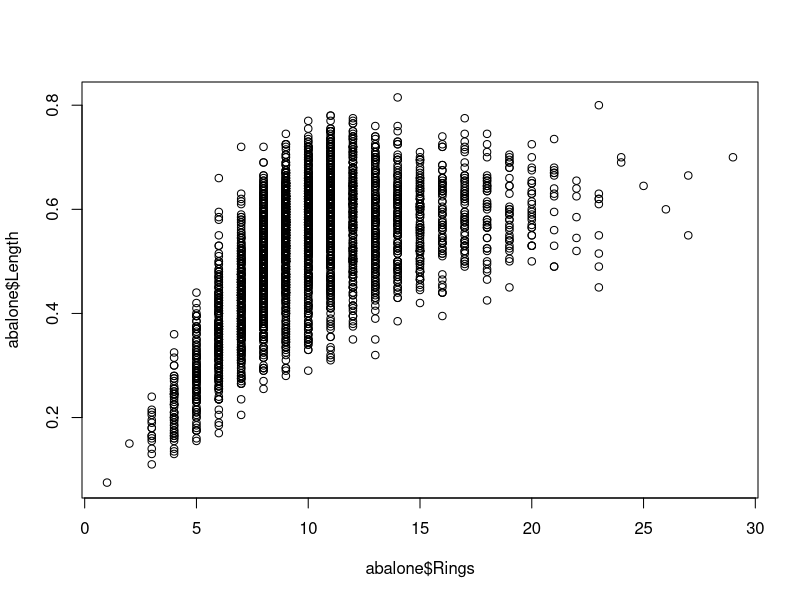
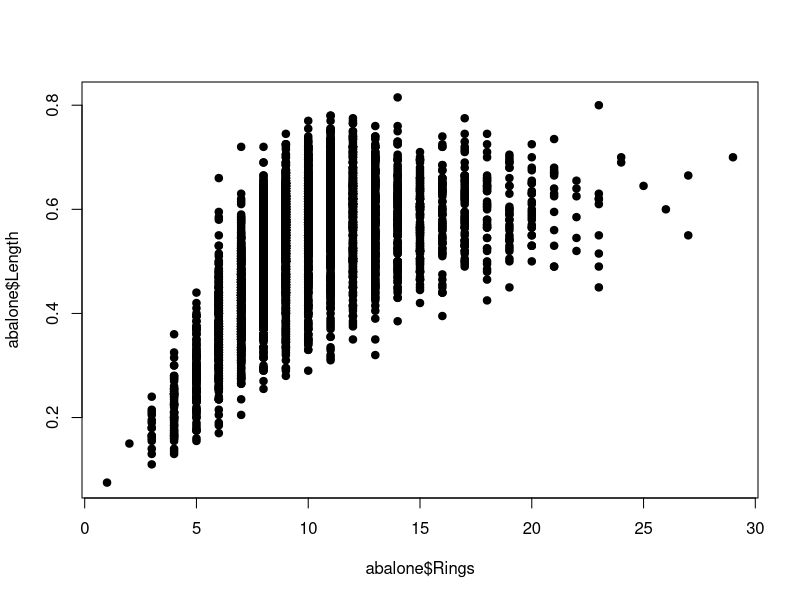
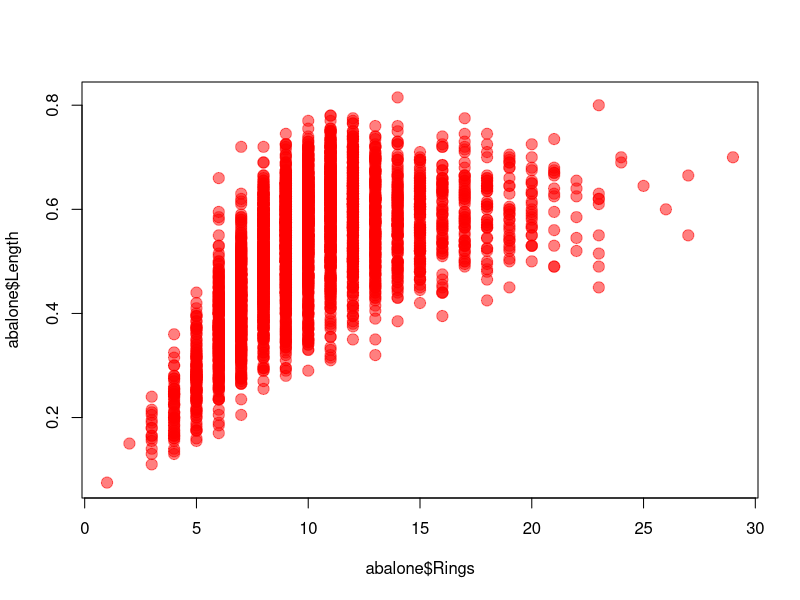
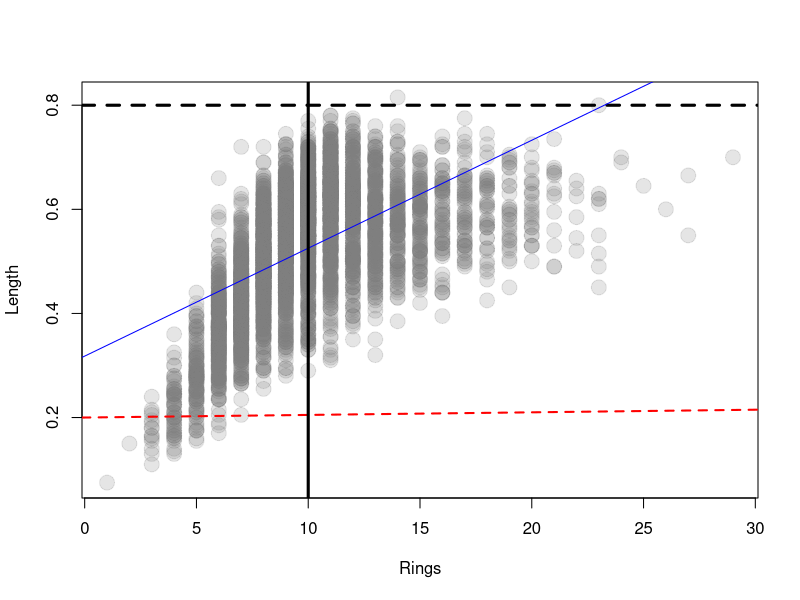
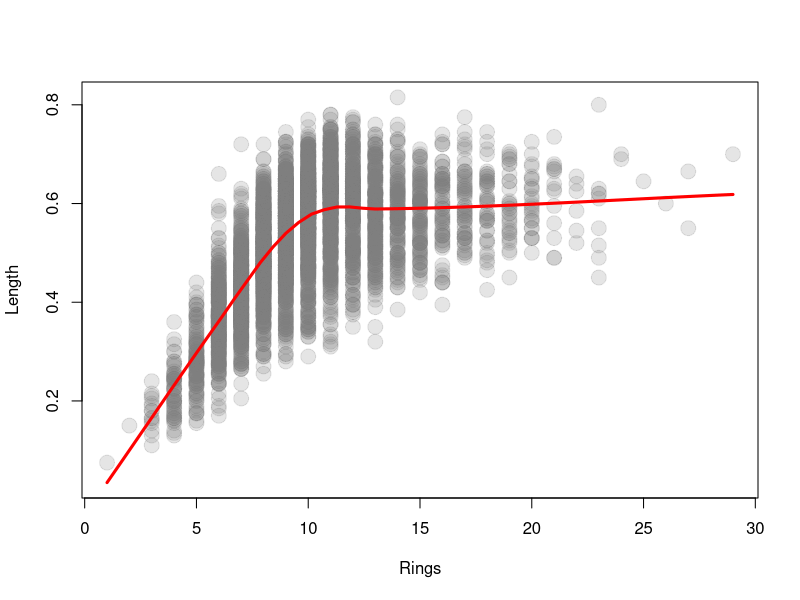
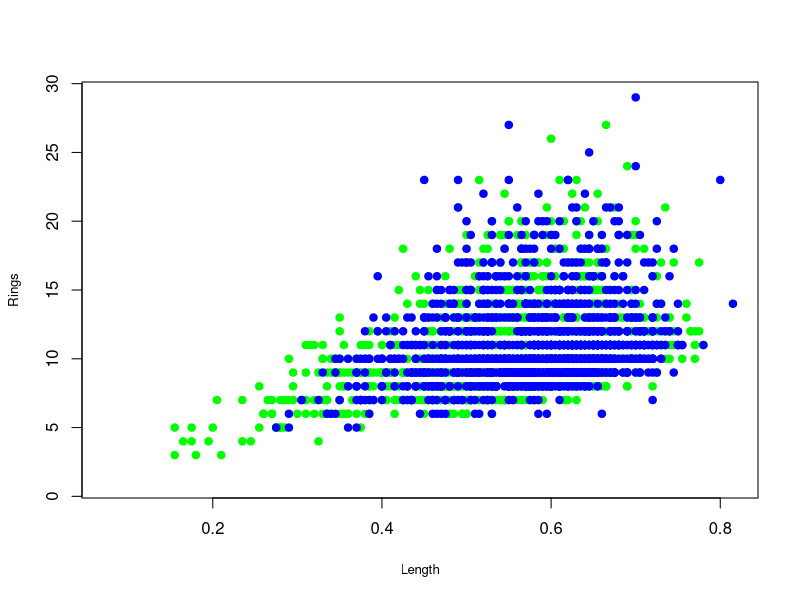
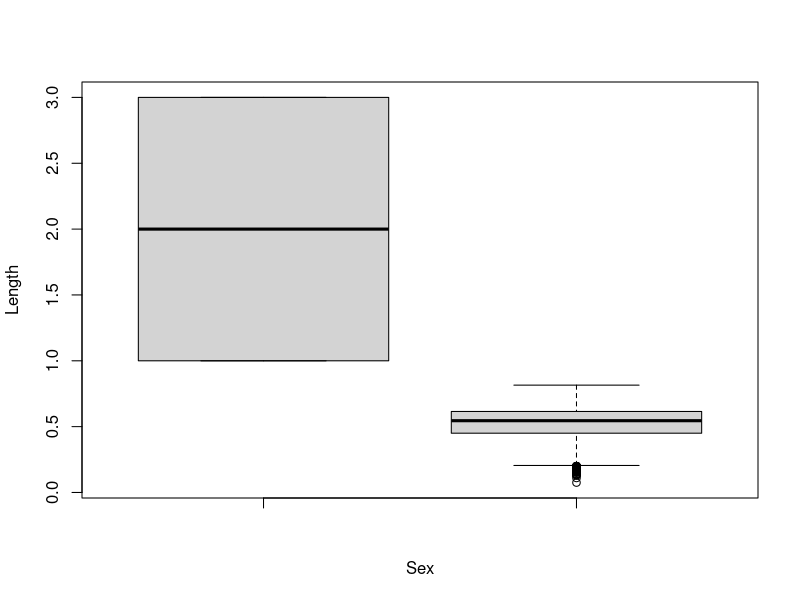
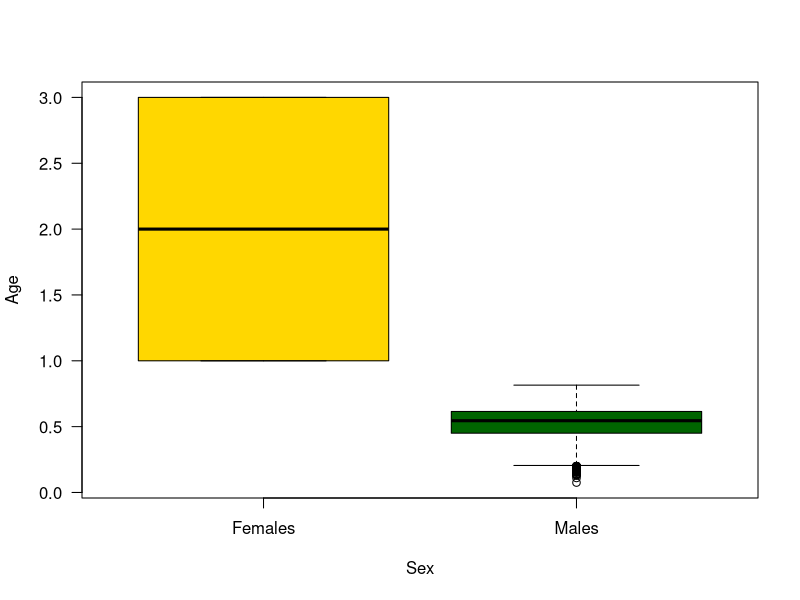

Generate these figures, in order, with R:
## ---- chunk 1
abalone <- read.csv("Data/abalone.csv")
head(abalone)


#BASIC PLOTTING
names(abalone)

#plot(x, y, data)
plot(abalone$Rings, abalone$Length)

#change the points to be filled in, pch = point character
plot(abalone$Rings, abalone$Length, pch = 19) #plot(x,y) plot(y~x)

#change the colour, size, and transparency
col=adjustcolor("grey50", alpha=0.2)

plot(abalone$Rings, abalone$Length, pch = 19, col= adjustcolor("red", alpha = 0.5), 
     cex=1.5)

#change the x and y axis labels and customize the y axis 
plot(abalone$Rings, abalone$Length, pch = 19, col= col, 
     cex=2, xlab = "Rings", ylab = "Length")

#plot a line of best fit ontop
abline(h=0.8, col= "black", lwd = 3, lty=2)

abline(0.2, 0.0005, col="red", lty=2, lwd=2)

#plot a regression line
?lm
lm<-lm(abalone$Length~abalone$Rings)
abline(lm, col="blue")
abline(v = 10, col= "black", lwd = 3)

#smoothed line ontop of data
scatter.smooth(abalone$Rings, abalone$Length, pch = 19, col= col, 
     cex=2, xlab = "Rings", ylab = "Length" , lpars =
                    list(col = "red", lwd = 3, lty = 1))

#export the image to your current working directory
#what is your working directory?
getwd()

# 1. Open jpeg file
jpeg("rplot.jpg", width = 1400, height = 1400)
# 2. Create the plot
plot(abalone$Rings, abalone$Length, pch = 19, col= col, 
     cex=2, xlab = "Rings", ylab = "Length")
# 3. Close the file
dev.off() 

#look at your file - the text is too small, make it bigger
# 1. Open jpeg file
jpeg("rplot.jpg", units = "in", res = 300, width = 7, height = 5)
# 2. Create the plot
par(mar = c(1,1,1,1)+4)
par(oma = c(1,1,1,1))
plot(abalone$Rings, abalone$Length, pch = 19, col= col, 
     cex=2, xlab = "Rings", ylab = "Length", cex.lab = 2, cex.axis = 2)
# 3. Close the file
dev.off()


#PLOT A two scatterplots on top of each other, male and female
males <- subset(abalone, Sex == "M")
females <- subset(abalone, Sex == "F")
plot(Rings~Length, data = males, col="green", 
   ylim=range(abalone$Rings), xlim = range(abalone$Length), xlab="Length",
   ylab="Rings", cex.lab=0.8, pch = 19)

points(Rings~Length, data = females, col="blue", 
   ylim=range(abalone$Rings), xlim = range(abalone$Length), xlab="Length",
   ylab="Rings", cex.lab=0.8, pch = 19)

#BOXPLOTS
boxplot(as.factor(abalone$Sex), abalone$Length, 
        xlab="Sex", ylab="Length") 

#pretty basic, add some colour
boxplot(as.factor(abalone$Sex), abalone$Length,  
   xlab="Sex", ylab="Age", 
   col=(c("gold","darkgreen")), 
   axes=FALSE)
# Make x axis using Mon-Fri labels
axis(1, at=1:2, lab=c("Females", "Males"))
# Make y axis with horizontal labels that display ticks at 
# every 4 marks. 4*0:max_y is equivalent to c(0,4,8,12).
axis(2, las=1)
box()

#SEE HERE FOR REFERENCE FOR BASE PLOTTING COMMANDS:
#https://www.statmethods.net/advgraphs/parameters.html

## ---- chunk 2
library(dplyr)
library(ggplot2)
# fake data:
d <- data.frame(x = c(1:8, 1:8), y = runif(16),
  group1 = rep(gl(2, 4, labels = c("a", "b")), 2),
  group2 = gl(2, 8))
head(d)
ggplot(data = d, aes(x = x, y = y, colour = group1)) + geom_point() +
  facet_grid(~group2)
## ---- chunk 3
ggplot(mpg, aes(cty, hwy)) + 
  geom_point(aes(color = class, size = cyl))
## ---- chunk 4
ggplot(mpg, aes(cty, hwy)) + geom_point(aes(colour = cyl))

## ---- chunk 5
morph <- read.csv("Data/Morph_for_Sato.csv", stringsAsFactors = FALSE)
names(morph) <- tolower(names(morph)) # make columns names lowercase
morph <- filter(morph, islandid == "Flor_Chrl") # take only one island
morph <- select(morph, taxonorig, sex, wingl, beakh, ubeakl) # only keep these columns
morph <- rename(morph, taxon = taxonorig)
morph <- data.frame(na.omit(morph)) # remove all rows with any NAs to make this simple
morph <- as_tibble(morph)
set.seed(1)
morph <- morph[base::sample(seq_len(nrow(morph)), 200), ] # downsample
## ---- chunk 6
ggplot(morph, aes(wingl, beakh)) +
  geom_point(aes(colour = sex)) +
  geom_line()
## ---- chunk 7
 # exercise

## ---- chunk 8
 # exercise

## ---- chunk 9
 # exercise

## ---- chunk 10
 # exercise

## ---- chunk 11
ggplot(morph, aes(wingl, beakh)) + geom_point()
## ---- chunk 12
 # exercise

## ---- chunk 13
 # exercise

## ---- chunk 14
 # exercise

## ---- chunk 15
 # exercise

  
## ---- chunk 16
ggplot(morph, aes(wingl, beakh)) + 
  geom_point() +
  theme_light()
## ---- chunk 17
ggplot(morph, aes(wingl, beakh)) +
  geom_point(aes(colour= sex)) +
  scale_color_manual(name = "sex",
                     values = c("F" = "#bf0584",
                                  "M" = "blue")) +
  xlab("Wing Length") +
  ylab("Beak Height") +
  theme_dark() 
## ---- chunk 18
ggplot(morph, aes(wingl, beakh))+
  geom_point(aes(colour= ubeakl)) +
  scale_color_gradient(low="blue", high="red") +
  xlab("Wing Length")+
  ylab("Beak Height") +
  theme_dark() 
## ---- chunk 19
#challenge

